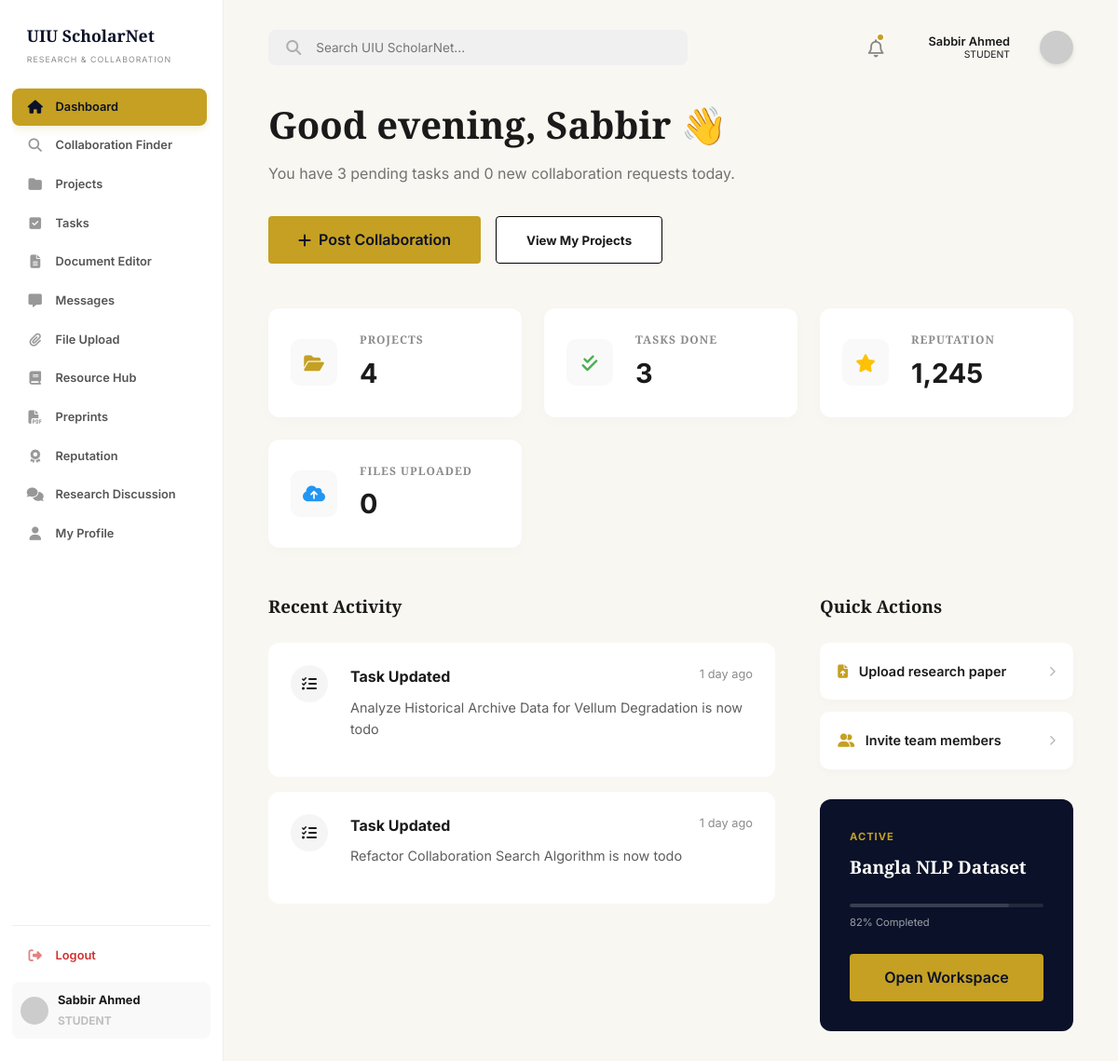
Page /dashboard/index.php (signed in) on the committed database.
### tables this page shows
CREATE TABLE IF NOT EXISTS users (
    id INT AUTO_INCREMENT PRIMARY KEY,
    full_name VARCHAR(100) NOT NULL,
    email VARCHAR(100) UNIQUE NOT NULL,
    password VARCHAR(255) NOT NULL,
    role ENUM('student', 'faculty') DEFAULT 'student',
    department VARCHAR(100),
    interests TEXT,
    skills TEXT,
    points INT DEFAULT 0,
    created_at TIMESTAMP DEFAULT CURRENT_TIMESTAMP
);

CREATE TABLE IF NOT EXISTS projects (
    id INT AUTO_INCREMENT PRIMARY KEY,
    title VARCHAR(255) NOT NULL,
    description TEXT,
    department VARCHAR(100),
    visibility ENUM('public', 'institution', 'private') DEFAULT 'public',
    status ENUM('planning', 'active', 'review', 'completed') DEFAULT 'active',
    progress INT DEFAULT 0,
    creator_id INT,
    supervisor_id INT,
    supervisor_approved TINYINT(1) DEFAULT 0,
    created_at TIMESTAMP DEFAULT CURRENT_TIMESTAMP,
    FOREIGN KEY (creator_id) REFERENCES users(id) ON DELETE SET NULL,
    FOREIGN KEY (supervisor_id) REFERENCES users(id) ON DELETE SET NULL
);

### dashboard/index.php (the view, shortened to what the rows shown need)
<?php
require_once('../includes/auth_check.php');
require_once('../includes/layout.php');
$pending_tasks = (int)(db_query("SELECT COUNT(*) as total FROM tasks WHERE assigned_to = ? AND status != 'done'", [$user_id])->fetch_assoc()['total'] ?? 0);
$collab_requests = (int)(db_query("SELECT COUNT(*) as total FROM collaboration_applications ca JOIN collaboration_posts cp ON ca.post_id = cp.id WHERE cp.user_id = ? AND ca.status = 'pending'", [$user_id])->fetch_assoc()['total'] ?? 0);
$spotlightProject = db_query("SELECT p.* FROM projects p LEFT JOIN project_members pm ON p.id = pm.project_id AND pm.user_id = ? WHERE (p.creator_id = ? OR pm.user_id = ?) AND p.status != 'completed' ORDER BY p.progress DESC LIMIT 1", [$user_id, $user_id, $user_id])->fetch_assoc();
?>
    <?php include('../includes/sidebar.php'); ?>
    <main class="main-content">
        <?php include('../includes/header.php'); ?>
        <section class="greeting">
            <?php
            $hour = date('H');
            if ($hour < 12) {
                $greeting = "Good morning";
            } elseif ($hour < 18) {
                $greeting = "Good afternoon";
            } else {
                $greeting = "Good evening";
            }
            ?>
            <h1><?php echo $greeting; ?>, <?php echo htmlspecialchars(explode(' ', $user_data['full_name'])[0]); ?> 👋</h1>
            <p>You have <?php echo $pending_tasks; ?> pending tasks and <?php echo $collab_requests; ?> new collaboration requests today.</p>
            <div class="dash-actions">
                <a href="collaboration.php" class="btn btn-primary btn-collab"><i class="fa-solid fa-plus"></i> Post Collaboration</a>
                <button class="btn btn-outline btn-view-projects" onclick="openProjectsModal()">View My Projects</button>
            </div>
        </section>
        <section class="dash-stats">
            <div class="stat-card">
                <div class="stat-info">
                    <h4>REPUTATION</h4>
                    <div class="value"><?php echo number_format($user_data['points']); ?></div>
                </div>
            </div>
        </section>
        <div class="dash-grid">
            <aside class="dash-sidebar">
                <?php if ($spotlightProject): ?>
                <div class="spotlight-card">
                        <div class="status"><?php echo strtoupper(htmlspecialchars($spotlightProject['status'])); ?></div>
                        <h4><?php echo htmlspecialchars($spotlightProject['title']); ?></h4>
                        <div class="progress-bar spotlight-progress-bar">
                            <div class="progress-fill spotlight-progress" style="width: <?php echo (int)$spotlightProject['progress']; ?>%;"></div>
                        </div>
                        <div class="spotlight-progress-text">
                            <span><?php echo (int)$spotlightProject['progress']; ?>% Completed</span>
                        </div>
                        <a href="tasks.php?project_id=<?php echo $spotlightProject['id']; ?>" class="btn btn-primary spotlight-btn" style="text-decoration:none; display:inline-block; text-align:center;">Open Workspace</a>
                </div>
                <?php endif; ?>
            </aside>
        </div>
    </main>

### includes/sidebar.php (shortened to what the rows shown need)
<aside class="sidebar">
    <div class="sidebar-footer">
        <div class="user-profile-small">
            <div>
                <div class="user-name"><?php echo htmlspecialchars($user_data['full_name']); ?></div>
                <div class="user-role" style="font-size: 0.75rem; font-weight: bold; margin-top: 2px;">
                    <?php if ($user_data['role'] === 'admin'): ?>
                        <span style="color: #4f46e5;">ADMIN</span>
                    <?php elseif ($user_data['role'] === 'faculty'): ?>
                        <span style="color: <?php echo isset($user_data['is_verified']) && $user_data['is_verified'] ? '#1e8e3e' : '#d93025'; ?>;">
                            <?php echo isset($user_data['is_verified']) && $user_data['is_verified'] ? 'VERIFIED FACULTY' : 'UNVERIFIED FACULTY'; ?>
                        </span>
                    <?php else: ?>
                        <span style="color: #888;">STUDENT</span>
                    <?php endif; ?>
                </div>
            </div>
        </div>
    </div>
</aside>

### includes/header.php (shortened to what the rows shown need)
<header class="dash-header">
    <div class="header-actions" style="display: flex; align-items: center; justify-content: flex-end; gap: 1.5rem;">
        <div style="display: flex; flex-direction: column; align-items: flex-end; justify-content: center; margin-right: 0.5rem; line-height: 1.2;">
            <span style="font-size: 0.8rem; font-weight: 600; color: var(--text-color);"><?php echo htmlspecialchars($user_data['full_name'] ?? 'User'); ?></span>
            <?php if (isset($user_data['role'])): ?>
                <?php if ($user_data['role'] === 'admin'): ?>
                    <span style="font-size: 0.65rem; color: #4f46e5; font-weight: 700; background: #eef2ff; padding: 0.1rem 0.4rem; border-radius: 4px;">ADMIN</span>
                <?php elseif ($user_data['role'] === 'faculty' && isset($user_data['is_verified']) && $user_data['is_verified']): ?>
                    <span style="font-size: 0.65rem; color: #1e8e3e; font-weight: 700; background: #e6f4ea; padding: 0.1rem 0.4rem; border-radius: 4px;"><i class="fa-solid fa-circle-check"></i> FACULTY</span>
                <?php elseif ($user_data['role'] === 'faculty' && isset($user_data['is_verified']) && !$user_data['is_verified']): ?>
                    <span style="font-size: 0.65rem; color: #d93025; font-weight: 700; background: #fce8e6; padding: 0.1rem 0.4rem; border-radius: 4px;">UNVERIFIED</span>
                <?php else: ?>
                    <span style="font-size: 0.65rem; color: var(--text-light); text-transform: uppercase;"><?php echo htmlspecialchars($user_data['role']); ?></span>
                <?php endif; ?>
            <?php endif; ?>
        </div>
    </div>
</header>

### rows in the picture
users: full_name "Sabbir Ahmed", role "STUDENT", full_name "Sabbir", points "1,245"
projects: status "ACTIVE", title "Bangla NLP Dataset", progress "82"

### other values in the picture
$greeting "Good evening"
$pending_tasks "3"
$collab_requests "0"
$projects_total "4"
$tasks "3"
$files "0"
$activity['title'] "Task Updated"
time_elapsed_string($activity['time']) "1 day ago"
$activity['desc'] "Analyze Historical Archive Data for Vellum Degradation is now todo"
$activity['desc'] "Refactor Collaboration Search Algorithm is now todo"
